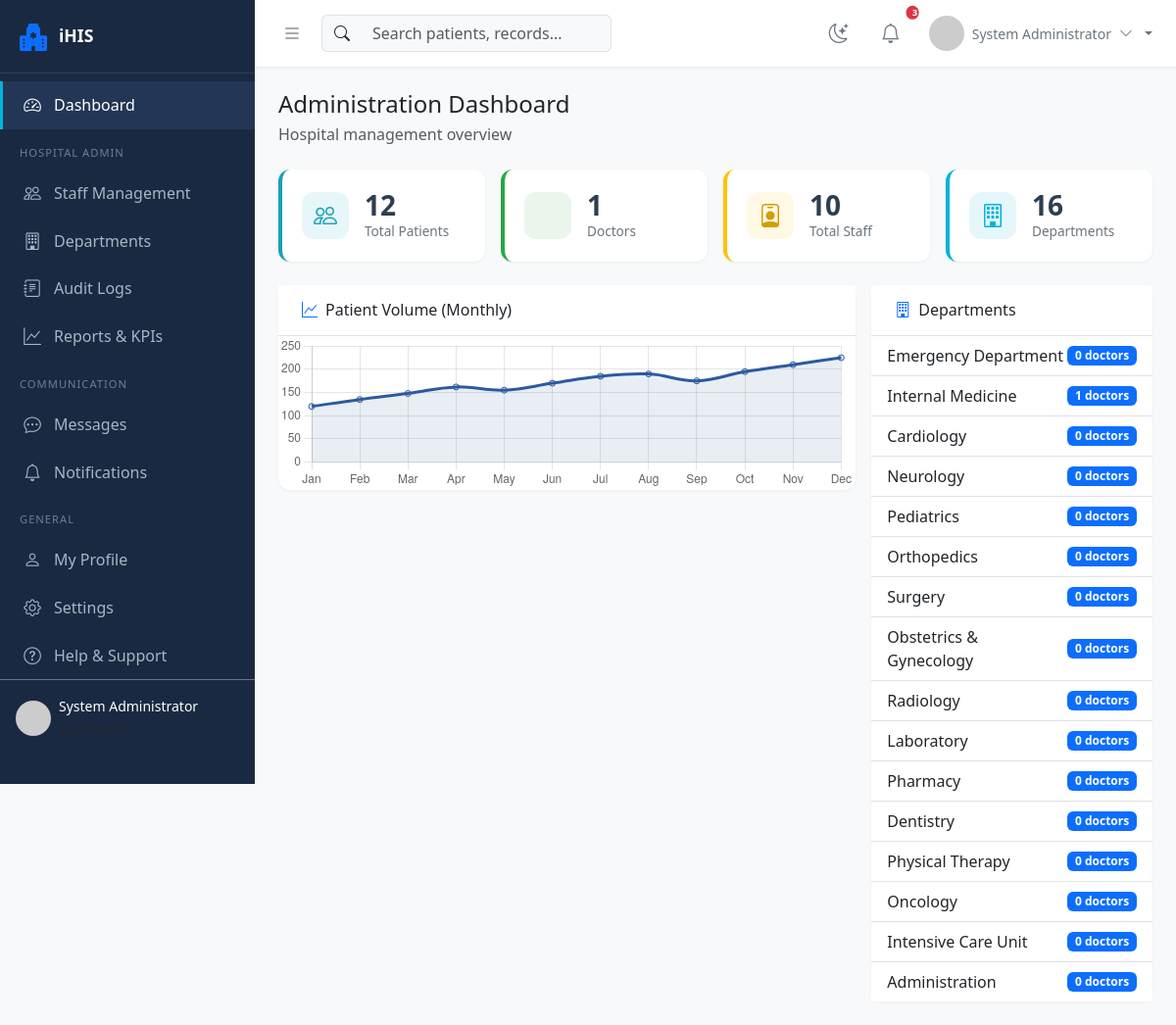
The page /admin/dashboard (signed in) on the database its author committed.
### models/user.py (models this page shows, shortened)
class User(UserMixin, db.Model):
    __tablename__ = 'users'
    id = db.Column(db.Integer, primary_key=True)
    username = db.Column(db.String(80), unique=True, nullable=False, index=True)
    email = db.Column(db.String(120), unique=True, nullable=False, index=True)
    password_hash = db.Column(db.String(255), nullable=False)
    first_name = db.Column(db.String(50), nullable=False)
    last_name = db.Column(db.String(50), nullable=False)
    phone = db.Column(db.String(20))
    role = db.Column(db.String(50), nullable=False, default='patient')  # patient, doctor, lab_tech, radiologist, pharmacist, dentist, therapist, nurse, receptionist, admin, superadmin
    role_id = db.Column(db.Integer, db.ForeignKey('roles.id'), nullable=True)
    avatar = db.Column(db.String(255), default='default_avatar.png')
    is_active = db.Column(db.Boolean, default=True)
    is_verified = db.Column(db.Boolean, default=False)
    last_login = db.Column(db.DateTime)
    last_login_ip = db.Column(db.String(45))
    mfa_enabled = db.Column(db.Boolean, default=False)
    mfa_secret = db.Column(db.String(255))
    password_changed_at = db.Column(db.DateTime, default=datetime.utcnow)
    failed_login_attempts = db.Column(db.Integer, default=0)
    locked_until = db.Column(db.DateTime)
    timezone = db.Column(db.String(50), default='UTC')
    language = db.Column(db.String(10), default='en')
    created_at = db.Column(db.DateTime, default=datetime.utcnow)
    updated_at = db.Column(db.DateTime, default=datetime.utcnow, onupdate=datetime.utcnow)
    is_deleted = db.Column(db.Boolean, default=False)
    role_ref = db.relationship('Role', backref=db.backref('users', lazy='dynamic'))
    audit_logs = db.relationship('AuditLog', backref='user', lazy='dynamic')
    notifications = db.relationship('Notification', backref='user', lazy='dynamic',
                                    foreign_keys='Notification.user_id')
    sent_messages = db.relationship('Message', backref='sender', lazy='dynamic',
                                    foreign_keys='Message.sender_id')
    def get_full_name(self):
        return f"{self.first_name} {self.last_name}"

### models/patient.py (models this page shows, shortened)
class Department(db.Model):
    __tablename__ = 'departments'
    id = db.Column(db.Integer, primary_key=True)
    name = db.Column(db.String(100), nullable=False)
    code = db.Column(db.String(20), unique=True)
    description = db.Column(db.Text)
    floor = db.Column(db.String(20))
    phone = db.Column(db.String(20))
    is_active = db.Column(db.Boolean, default=True)
    head_doctor_id = db.Column(db.Integer, db.ForeignKey('doctors.id'), nullable=True)
    head_doctor = db.relationship('Doctor', foreign_keys=[head_doctor_id], backref='headed_departments')
    created_at = db.Column(db.DateTime, default=datetime.utcnow)
    updated_at = db.Column(db.DateTime, default=datetime.utcnow, onupdate=datetime.utcnow)

### routes/admin.py (the view)
@admin_bp.route('/dashboard')
@login_required
def dashboard():
    if current_user.role not in ['admin', 'superadmin']:
        flash('Access denied.', 'danger')
        return redirect(url_for('main.index'))
    total_patients = Patient.query.filter_by(is_deleted=False).count()
    total_doctors = Doctor.query.filter_by(is_deleted=False).count()
    total_staff = User.query.filter(User.is_deleted == False, User.role != 'patient').count()
    total_departments = Department.query.filter_by(is_active=True).count()
    patient_volumes = [120, 135, 148, 162, 155, 170, 185, 190, 175, 195, 210, 225]
    departments = Department.query.filter_by(is_active=True).all()
    return render_template('admin/dashboard.html',
                         total_patients=total_patients,
                         total_doctors=total_doctors,
                         total_staff=total_staff,
                         total_departments=total_departments,
                         patient_volumes=patient_volumes,
                         departments=departments)

### templates/admin/dashboard.html (shortened to what this page needs)
{% extends "dashboard_base.html" %}
{% block dashboard_active %}active{% endblock %}
{% block dashboard_url %}{{ url_for('admin.dashboard') }}{% endblock %}
{% block role_menu %}
<div class="menu-header">Hospital Admin</div>
<a class="nav-link" href="{{ url_for('admin.staff') }}"><i class="bi bi-people"></i><span>Staff Management</span></a>
<a class="nav-link" href="{{ url_for('admin.departments') }}"><i class="bi bi-building"></i><span>Departments</span></a>
<a class="nav-link" href="{{ url_for('admin.audit_logs') }}"><i class="bi bi-journal-text"></i><span>Audit Logs</span></a>
<a class="nav-link" href="{{ url_for('admin.reports') }}"><i class="bi bi-graph-up"></i><span>Reports & KPIs</span></a>
{% endblock %}
{% block dashboard_content %}
<div class="d-flex justify-content-between align-items-center mb-4">
    <div><h4 class="mb-1">Administration Dashboard</h4><p class="text-muted mb-0">Hospital management overview</p></div>
</div>
<div class="row g-3 mb-4">
    <div class="col-md-3">
        <div class="dashboard-card stat-card info">
            <div class="d-flex align-items-center gap-3">
                <div class="stat-icon info"><i class="bi bi-people"></i></div>
                <div><h3 class="stat-value">{{ total_patients }}</h3><p class="stat-label">Total Patients</p></div>
            </div>
        </div>
    </div>
    <div class="col-md-3">
        <div class="dashboard-card stat-card success">
            <div class="d-flex align-items-center gap-3">
                <div class="stat-icon success"></div>
                <div><h3 class="stat-value">{{ total_doctors }}</h3><p class="stat-label">Doctors</p></div>
            </div>
        </div>
    </div>
    <div class="col-md-3">
        <div class="dashboard-card stat-card warning">
            <div class="d-flex align-items-center gap-3">
                <div class="stat-icon warning"><i class="bi bi-person-badge"></i></div>
                <div><h3 class="stat-value">{{ total_staff }}</h3><p class="stat-label">Total Staff</p></div>
            </div>
        </div>
    </div>
    <div class="col-md-3">
        <div class="dashboard-card stat-card accent">
            <div class="d-flex align-items-center gap-3">
                <div class="stat-icon accent"><i class="bi bi-building"></i></div>
                <div><h3 class="stat-value">{{ total_departments }}</h3><p class="stat-label">Departments</p></div>
            </div>
        </div>
    </div>
</div>
<div class="row g-3">
    <div class="col-lg-8">
        <div class="dashboard-card">
            <div class="card-header bg-white py-3 px-4 border-bottom">
                <h6 class="mb-0"><i class="bi bi-graph-up me-2 text-primary"></i>Patient Volume (Monthly)</h6>
            </div>
            <div class="card-body">
                <canvas id="patientVolumeChart" height="80"></canvas>
            </div>
        </div>
    </div>
    <div class="col-lg-4">
        <div class="dashboard-card">
            <div class="card-header bg-white py-3 px-4 border-bottom">
                <h6 class="mb-0"><i class="bi bi-building me-2 text-primary"></i>Departments</h6>
            </div>
            <div class="card-body p-0">
                <div class="list-group list-group-flush">
                    {% for dept in departments %}
                    <div class="list-group-item d-flex justify-content-between align-items-center">
                        <span>{{ dept.name }}</span>
                        <span class="badge bg-primary">{{ dept.doctors|length }} doctors</span>
                    </div>
                    {% endfor %}
                </div>
            </div>
        </div>
    </div>
</div>
<script>
    new Chart(document.getElementById('patientVolumeChart'), {
        type: 'line',
        data: {
            labels: ['Jan', 'Feb', 'Mar', 'Apr', 'May', 'Jun', 'Jul', 'Aug', 'Sep', 'Oct', 'Nov', 'Dec'],
            datasets: [{
                label: 'Patient Visits',
                data: {{ patient_volumes }},
                borderColor: '#2c5aa0',
                backgroundColor: 'rgba(44,90,160,0.1)',
                fill: true,
                tension: 0.4
            }]
        },
        options: {
            responsive: true,
            plugins: { legend: { display: false } },
            scales: { y: { beginAtZero: true } }
        }
    });
</script>
{% endblock %}

### templates/dashboard_base.html
{% extends "base.html" %}
{% block sidebar_menu %}
<a class="nav-link {% block dashboard_active %}{% endblock %}" href="{% block dashboard_url %}{{ url_for('main.index') }}{% endblock %}">
    <i class="bi bi-speedometer2"></i>
    <span>Dashboard</span>
</a>
{% block role_menu %}{% endblock %}
<div class="menu-header">Communication</div>
<a class="nav-link" href="#">
    <i class="bi bi-chat-dots"></i>
    <span>Messages</span>
</a>
<a class="nav-link" href="#">
    <i class="bi bi-bell"></i>
    <span>Notifications</span>
</a>
<div class="menu-header">General</div>
<a class="nav-link {% block profile_active %}{% endblock %}" href="{{ url_for('auth.profile') }}">
    <i class="bi bi-person"></i>
    <span>My Profile</span>
</a>
<a class="nav-link" href="#">
    <i class="bi bi-gear"></i>
    <span>Settings</span>
</a>
<a class="nav-link" href="#">
    <i class="bi bi-question-circle"></i>
    <span>Help & Support</span>
</a>
{% endblock %}
{% block content %}
{% block dashboard_content %}{% endblock %}
{% endblock %}

### templates/base.html (shortened to what this page needs)
<!DOCTYPE html>
<html lang="en" data-bs-theme="light">
<head>
    <link href="https://cdn.jsdelivr.net/npm/bootstrap@5.3.2/dist/css/bootstrap.min.css" rel="stylesheet">
    <link href="https://cdn.jsdelivr.net/npm/bootstrap-icons@1.11.1/font/bootstrap-icons.css" rel="stylesheet">
</head>
<body>
    {% if current_user.is_authenticated %}
    <nav class="sidebar" id="sidebar">
        <div class="sidebar-brand">
            <i class="bi bi-hospital-fill text-primary fs-3"></i>
            <h4>iHIS</h4>
        </div>
        <div class="mt-2">
            {% block sidebar_menu %}{% endblock %}
        </div>
        <div class="mt-auto p-3 border-top border-secondary">
            <div class="d-flex align-items-center gap-2">
                <img src="{{ url_for('static', filename='uploads/avatars/' + current_user.avatar) }}"
                     class="user-avatar" alt="Avatar"
                     onerror="this.src='https://via.placeholder.com/36'">
                <div class="sidebar-user-info">
                    <small class="text-white d-block">{{ current_user.get_full_name() }}</small>
                    <small class="text-muted">{{ current_user.role|title }}</small>
                </div>
            </div>
        </div>
    </nav>
    <div class="main-content" id="mainContent">
        <nav class="top-navbar">
            <div class="d-flex align-items-center gap-3">
                <button class="toggle-btn" onclick="toggleSidebar()">
                    <i class="bi bi-list"></i>
                </button>
                <div class="search-bar d-none d-md-block">
                    <div class="input-group">
                        <span class="input-group-text"><i class="bi bi-search"></i></span>
                        <input type="text" class="form-control" placeholder="Search patients, records...">
                    </div>
                </div>
            </div>
            <div class="d-flex align-items-center gap-3">
                <button class="toggle-btn" onclick="toggleDarkMode()" title="Toggle dark mode">
                    <i class="bi bi-moon-stars" id="darkModeIcon"></i>
                </button>
                <div class="dropdown notification-dropdown">
                    <a class="btn btn-link position-relative text-secondary" href="#" role="button" data-bs-toggle="dropdown">
                        <i class="bi bi-bell fs-5"></i>
                        <span class="position-absolute top-0 start-100 translate-middle badge rounded-pill bg-danger notification-badge">
                            3
                        </span>
                    </a>
                </div>
                <div class="dropdown user-menu">
                    <a class="dropdown-toggle" href="#" role="button" data-bs-toggle="dropdown">
                        <img src="{{ url_for('static', filename='uploads/avatars/' + current_user.avatar) }}"
                             class="user-avatar" alt=""
                             onerror="this.src='https://via.placeholder.com/36'">
                        <span class="d-none d-md-block small">{{ current_user.get_full_name() }}</span>
                        <i class="bi bi-chevron-down small"></i>
                    </a>
                </div>
            </div>
        </nav>
        <div class="content-area">
            {% block content %}{% endblock %}
        </div>
    </div>
    {% else %}
    {% block public_content %}{% endblock %}
    {% endif %}
</body>
</html>

### rows shown on the page
User: get_full_name "System Administrator"
Department: name "Emergency Department", doctors|length "0"
Department: name "Internal Medicine", doctors|length "1"
Department: name "Cardiology", doctors|length "0"
Department: name "Neurology", doctors|length "0"
Department: name "Pediatrics", doctors|length "0"
Department: name "Orthopedics", doctors|length "0"
Department: name "Surgery", doctors|length "0"
Department: name "Obstetrics & Gynecology", doctors|length "0"
Department: name "Radiology", doctors|length "0"
Department: name "Laboratory", doctors|length "0"
Department: name "Pharmacy", doctors|length "0"
Department: name "Dentistry", doctors|length "0"
Department: name "Physical Therapy", doctors|length "0"
Department: name "Oncology", doctors|length "0"
Department: name "Intensive Care Unit", doctors|length "0"
Department: name "Administration", doctors|length "0"

### other values the page prints
{{ total_patients }} "12"
{{ total_doctors }} "1"
{{ total_staff }} "10"
{{ total_departments }} "16"
chart data {{ patient_volumes }} [120, 135, 148, 162, 155, 170, 185, 190, 175, 195, 210, 225]
